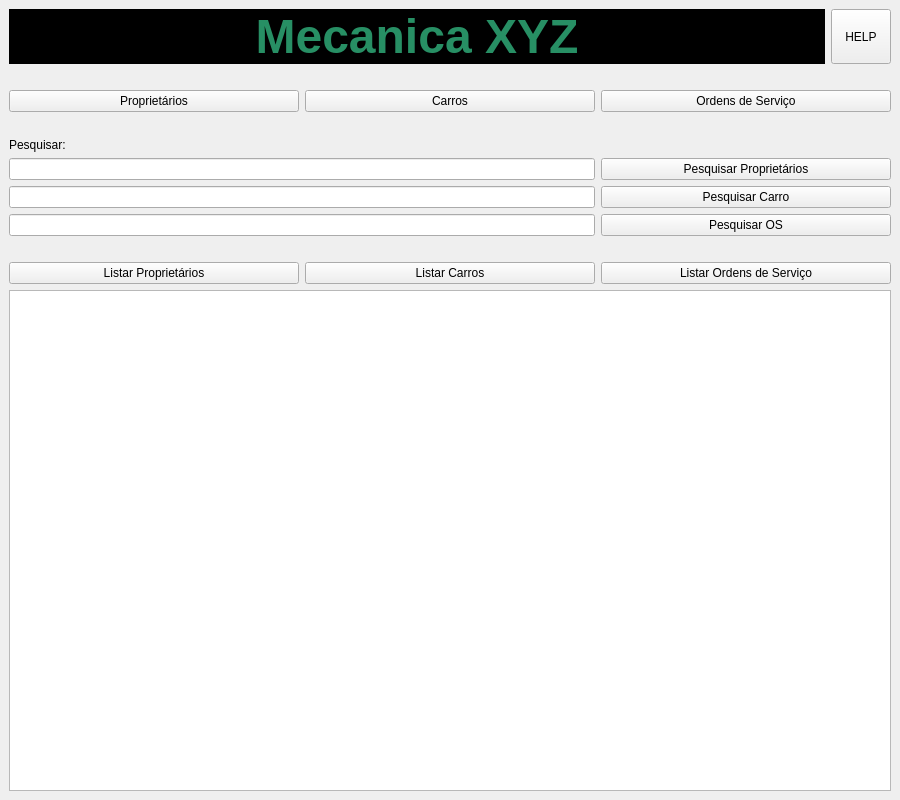
<?xml version="1.0" encoding="UTF-8"?>
<ui version="4.0">
 <class>MainWindow</class>
 <widget class="QMainWindow" name="MainWindow">
  <property name="geometry">
   <rect>
    <x>0</x>
    <y>0</y>
    <width>900</width>
    <height>800</height>
   </rect>
  </property>
  <property name="minimumSize">
   <size>
    <width>900</width>
    <height>800</height>
   </size>
  </property>
  <property name="windowTitle">
   <string>Mecanica XYZ</string>
  </property>
  <widget class="QWidget" name="centralwidget">
   <property name="sizePolicy">
    <sizepolicy hsizetype="Preferred" vsizetype="Preferred">
     <horstretch>0</horstretch>
     <verstretch>0</verstretch>
    </sizepolicy>
   </property>
   <layout class="QGridLayout" name="gridLayout">
    <item row="7" column="2">
     <widget class="QPushButton" name="btnPesqOS">
      <property name="text">
       <string>Pesquisar OS</string>
      </property>
     </widget>
    </item>
    <item row="2" column="2">
     <widget class="QPushButton" name="btnOS">
      <property name="minimumSize">
       <size>
        <width>280</width>
        <height>0</height>
       </size>
      </property>
      <property name="text">
       <string>Ordens de Serviço</string>
      </property>
     </widget>
    </item>
    <item row="3" column="0" colspan="3">
     <spacer name="horizontalSpacer_2">
      <property name="orientation">
       <enum>Qt::Horizontal</enum>
      </property>
      <property name="sizeHint" stdset="0">
       <size>
        <width>879</width>
        <height>20</height>
       </size>
      </property>
     </spacer>
    </item>
    <item row="5" column="0" colspan="2">
     <widget class="QLineEdit" name="txtPesqProprietario"/>
    </item>
    <item row="6" column="2">
     <widget class="QPushButton" name="btnPesqCarro">
      <property name="text">
       <string>Pesquisar Carro</string>
      </property>
     </widget>
    </item>
    <item row="8" column="0" colspan="3">
     <spacer name="horizontalSpacer_3">
      <property name="orientation">
       <enum>Qt::Horizontal</enum>
      </property>
      <property name="sizeHint" stdset="0">
       <size>
        <width>879</width>
        <height>20</height>
       </size>
      </property>
     </spacer>
    </item>
    <item row="6" column="0" colspan="2">
     <widget class="QLineEdit" name="txtPesqCarro"/>
    </item>
    <item row="4" column="0">
     <widget class="QLabel" name="label_2">
      <property name="text">
       <string>Pesquisar:</string>
      </property>
     </widget>
    </item>
    <item row="9" column="1">
     <widget class="QPushButton" name="btnListCarros">
      <property name="text">
       <string>Listar Carros</string>
      </property>
     </widget>
    </item>
    <item row="0" column="0" colspan="3">
     <layout class="QHBoxLayout" name="horizontalLayout_2">
      <item>
       <widget class="QLabel" name="label">
        <property name="font">
         <font>
          <pointsize>36</pointsize>
          <weight>75</weight>
          <bold>true</bold>
         </font>
        </property>
        <property name="toolTip">
         <string>&lt;html&gt;&lt;head/&gt;&lt;body&gt;&lt;p&gt;&lt;span style=&quot; font-size:36pt; font-weight:600; text-decoration: underline; color:#55aaff;&quot;&gt;Mecanica&lt;/span&gt;&lt;/p&gt;&lt;/body&gt;&lt;/html&gt;</string>
        </property>
        <property name="styleSheet">
         <string notr="true">color: rgb(39, 143, 100);
background-color: rgb(0, 0, 0);</string>
        </property>
        <property name="text">
         <string>Mecanica XYZ</string>
        </property>
        <property name="alignment">
         <set>Qt::AlignCenter</set>
        </property>
       </widget>
      </item>
      <item>
       <widget class="QPushButton" name="btnHelp">
        <property name="minimumSize">
         <size>
          <width>60</width>
          <height>55</height>
         </size>
        </property>
        <property name="maximumSize">
         <size>
          <width>50</width>
          <height>16777215</height>
         </size>
        </property>
        <property name="cursor">
         <cursorShape>ArrowCursor</cursorShape>
        </property>
        <property name="layoutDirection">
         <enum>Qt::LeftToRight</enum>
        </property>
        <property name="text">
         <string>HELP</string>
        </property>
       </widget>
      </item>
     </layout>
    </item>
    <item row="7" column="0" colspan="2">
     <widget class="QLineEdit" name="txtPesqOS"/>
    </item>
    <item row="9" column="2">
     <widget class="QPushButton" name="btnListOS">
      <property name="text">
       <string>Listar Ordens de Serviço</string>
      </property>
     </widget>
    </item>
    <item row="5" column="2">
     <widget class="QPushButton" name="btnPesqProprietario">
      <property name="text">
       <string>Pesquisar Proprietários</string>
      </property>
     </widget>
    </item>
    <item row="1" column="0" colspan="3">
     <spacer name="horizontalSpacer">
      <property name="orientation">
       <enum>Qt::Horizontal</enum>
      </property>
      <property name="sizeHint" stdset="0">
       <size>
        <width>879</width>
        <height>20</height>
       </size>
      </property>
     </spacer>
    </item>
    <item row="2" column="1">
     <widget class="QPushButton" name="btnCarros">
      <property name="minimumSize">
       <size>
        <width>280</width>
        <height>0</height>
       </size>
      </property>
      <property name="text">
       <string>Carros</string>
      </property>
     </widget>
    </item>
    <item row="9" column="0">
     <widget class="QPushButton" name="btnListProprietarios">
      <property name="text">
       <string>Listar Proprietários</string>
      </property>
     </widget>
    </item>
    <item row="2" column="0">
     <widget class="QPushButton" name="btnProprietarios">
      <property name="minimumSize">
       <size>
        <width>280</width>
        <height>0</height>
       </size>
      </property>
      <property name="maximumSize">
       <size>
        <width>160000</width>
        <height>16777215</height>
       </size>
      </property>
      <property name="baseSize">
       <size>
        <width>0</width>
        <height>0</height>
       </size>
      </property>
      <property name="text">
       <string>Proprietários</string>
      </property>
      <property name="shortcut">
       <string>F2</string>
      </property>
     </widget>
    </item>
    <item row="10" column="0" colspan="3">
     <widget class="QTableWidget" name="tableList"/>
    </item>
   </layout>
  </widget>
 </widget>
 <resources/>
 <connections/>
</ui>
